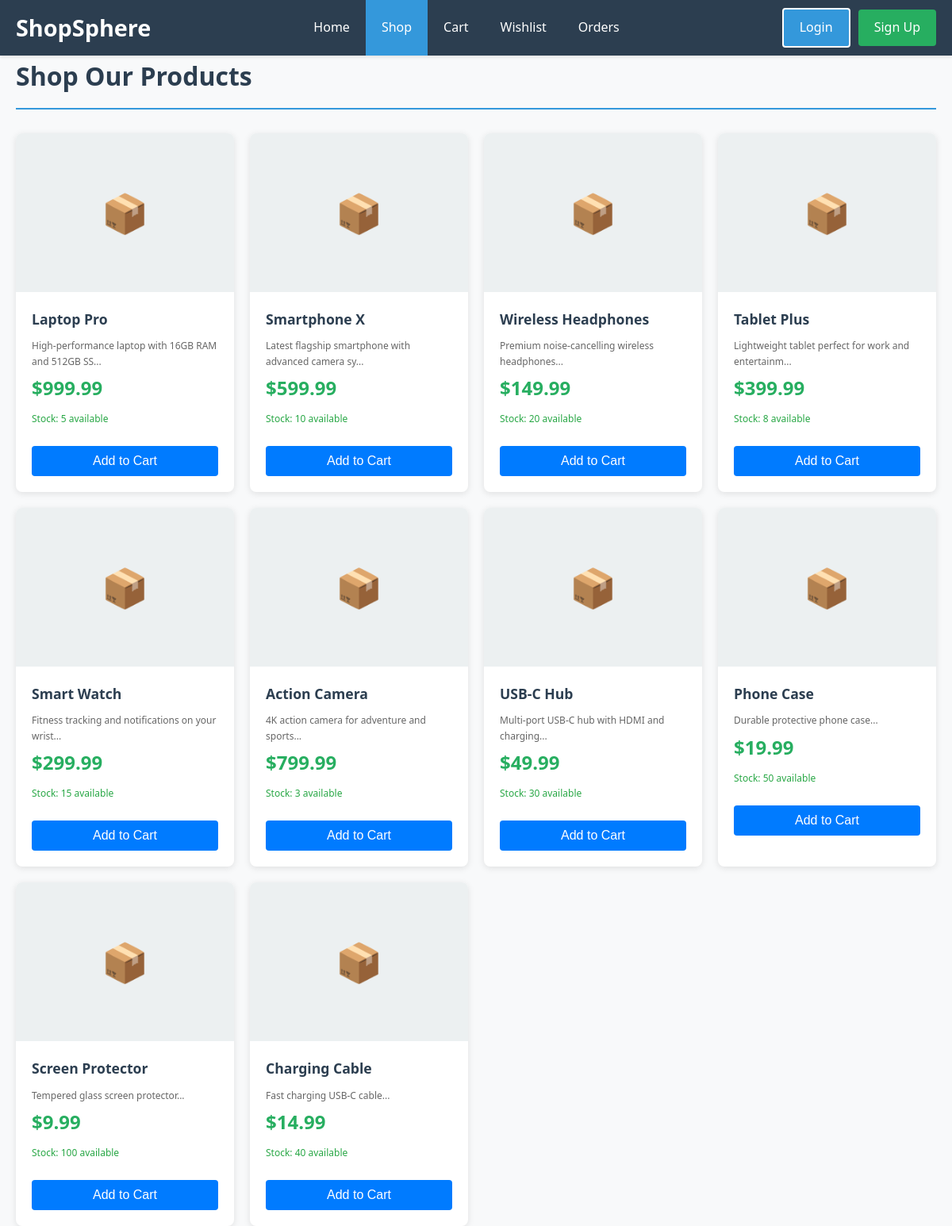
/products.php, run on the app's committed database.
### tables this page shows
CREATE TABLE products (
    id INT PRIMARY KEY AUTO_INCREMENT,
    name VARCHAR(200) NOT NULL,
    description TEXT,
    price DECIMAL(10, 2) NOT NULL,
    stock INT NOT NULL DEFAULT 0,
    image_url VARCHAR(255),
    category VARCHAR(100),
    created_at TIMESTAMP DEFAULT CURRENT_TIMESTAMP,
    updated_at TIMESTAMP DEFAULT CURRENT_TIMESTAMP ON UPDATE CURRENT_TIMESTAMP,
    INDEX idx_category (category),
    INDEX idx_name (name)
);

### productcontroller.php (called while the page is built, shortened)
<?php
class ProductController {
    private $db;
    public function __construct(PDO $db, $cache = null) {
        $this->db = $db;
        $this->cache = $cache;
    }
    public function getProducts($page = 1, $limit = 20) {
        try {
            $offset = ($page - 1) * $limit;
            $stmt = $this->db->prepare("
                SELECT id, name, description, price, stock, image_url, category
                FROM products
                LIMIT :limit OFFSET :offset
            ");
            $stmt->bindValue(':limit', $limit, PDO::PARAM_INT);
            $stmt->bindValue(':offset', $offset, PDO::PARAM_INT);
            $stmt->execute();
            $products = $stmt->fetchAll(PDO::FETCH_ASSOC);
            return $products;
        } catch (Exception $e) {
            error_log('Get products error: ' . $e->getMessage());
            return [];
        }
    }
}

### products.php (the view, shortened to what this page needs)
<?php
require_once 'productcontroller.php';
$products = [];
try {
    $pdo = getDBConnection();
    if ($pdo) {
        $redis = null;
        $productController = new \App\Controllers\ProductController($pdo, $redis);
        $products = $productController->getProducts(1, 20);
    }
} catch (Exception $e) {
    $error = 'Failed to load products: ' . $e->getMessage();
    error_log('Products page error: ' . $e->getMessage());
}
?>
<!DOCTYPE html>
<html lang="en">
<head>
    <link rel="stylesheet" href="styles.css">
</head>
<body>
    <nav class="navbar">
        <div class="navbar-container">
            <a href="index.php" class="navbar-logo">ShopSphere</a>
            <ul class="nav-menu">
                <li class="nav-item">
                    <a href="index.php" class="nav-link">Home</a>
                </li>
                <li class="nav-item">
                    <a href="products.php" class="nav-link active">Shop</a>
                </li>
                <li class="nav-item">
                    <a href="cart.php" class="nav-link">Cart</a>
                </li>
                <li class="nav-item">
                    <a href="wishlist.php" class="nav-link">Wishlist</a>
                </li>
                <li class="nav-item">
                    <a href="orders.php" class="nav-link">Orders</a>
                </li>
            </ul>
            <div class="nav-auth">
                <?php
                    if (isset($_SESSION['user_id'])) {
                        echo '<span style="color: white;">' . htmlspecialchars($_SESSION['user_name'] ?? 'User') . '</span>';
                        echo '<a href="logout.php" class="btn-logout">Logout</a>';
                    } else {
                        echo '<a href="login.php" class="btn-login">Login</a>';
                        echo '<a href="register.php" class="btn-signup">Sign Up</a>';
                    }
                ?>
            </div>
        </div>
    </nav>
    <div class="container">
        <h1 class="page-title">Shop Our Products</h1>
        <div class="products-grid">
            <?php
                if (count($products) > 0) {
                    foreach ($products as $product) {
                        $inWishlist = false;
                        echo '<div class="product-card">';
                        echo '  <div class="product-image">' . ($product['image_url'] ? htmlspecialchars($product['image_url']) : '📦') . '</div>';
                        echo '  <div class="product-info">';
                        echo '    <div class="product-name">' . htmlspecialchars($product['name']) . '</div>';
                        echo '    <div class="product-description" style="font-size: 12px; color: #666; margin: 5px 0;">' . htmlspecialchars(substr($product['description'], 0, 50)) . '...</div>';
                        echo '    <div class="product-price">$' . number_format($product['price'], 2) . '</div>';
                        echo '    <div class="product-stock" style="font-size: 12px; color: ' . ($product['stock'] > 0 ? '#28a745' : '#dc3545') . ';">' . ($product['stock'] > 0 ? 'Stock: ' . $product['stock'] . ' available' : 'Out of Stock') . '</div>';
                        if (isset($_SESSION['user_id'])) {
                            echo '    <div style="display: flex; gap: 5px; margin-top: 10px;">';
                            if ($product['stock'] > 0) {
                                echo '      <button class="btn-add-cart" onclick="addToCart(' . $product['id'] . ', \'' . htmlspecialchars($product['name']) . '\')" style="flex: 1;">Add to Cart</button>';
                            }
                            echo '      <button class="btn-wishlist" onclick="toggleWishlist(' . $product['id'] . ')" style="flex: 0 0 auto; background-color: ' . ($inWishlist ? '#ff6b6b' : '#f0f0f0') . '; color: ' . ($inWishlist ? 'white' : '#333') . ';">♥</button>';
                            echo '    </div>';
                        } else {
                            echo '    <button class="btn-add-cart" onclick="requireLogin()" style="width: 100%; margin-top: 10px;">Add to Cart</button>';
                        }
                        echo '  </div>';
                        echo '</div>';
                    }
                } else {
                    echo '<div class="no-products" style="grid-column: 1/-1; text-align: center; padding: 50px; background: white; border-radius: 8px;">No products available at the moment. <a href="init_db.php">Initialize Database</a></div>';
                }
            ?>
        </div>
    </div>
</body>
</html>

### styles.css (style rules this page uses)
* { margin: 0; padding: 0; box-sizing: border-box; }
body { font-family: 'Segoe UI', Tahoma, Geneva, Verdana, sans-serif; line-height: 1.6; color: #333; background-color: #f8f9fa; }
.navbar { background-color: #2c3e50; padding: 0; box-shadow: 0 2px 4px rgba(0, 0, 0, 0.1); position: sticky; top: 0; z-index: 1000; }
.navbar-container { max-width: 1200px; margin: 0 auto; padding: 0 20px; display: flex; justify-content: space-between; align-items: center; height: 70px; }
.navbar-logo { color: white; text-decoration: none; font-size: 1.8em; font-weight: bold; display: flex; align-items: center; }
.nav-menu { display: flex; list-style: none; gap: 0; }
.nav-item { height: 70px; display: flex; align-items: center; }
.nav-link { color: white; text-decoration: none; padding: 0 20px; height: 70px; display: flex; align-items: center; transition: background-color 0.3s ease; }
.nav-link.active { background-color: #3498db; color: white; }
.nav-auth { display: flex; gap: 10px; align-items: center; }
.btn-login { color: white; text-decoration: none; padding: 10px 20px; border: 2px solid white; border-radius: 4px; transition: all 0.3s ease; background-color: #3498db; }
.btn-signup { background-color: #27ae60; color: white; text-decoration: none; padding: 10px 20px; border-radius: 4px; transition: background-color 0.3s ease; }
.container { max-width: 1200px; margin: 0 auto; padding: 0 20px; }
.page-title { color: #2c3e50; margin-bottom: 30px; border-bottom: 2px solid #3498db; padding-bottom: 15px; font-size: 2em; }
.products-grid { display: grid; grid-template-columns: repeat(auto-fill, minmax(250px, 1fr)); gap: 20px; margin-top: 30px; }
.product-card { background: white; border-radius: 8px; overflow: hidden; box-shadow: 0 2px 8px rgba(0, 0, 0, 0.1); transition: transform 0.3s ease, box-shadow 0.3s ease; }
.product-image { background-color: #ecf0f1; height: 200px; display: flex; align-items: center; justify-content: center; font-size: 3em; }
.product-info { padding: 20px; }
.product-name { font-size: 1.1em; font-weight: bold; color: #2c3e50; margin-bottom: 10px; }
.product-price { font-size: 1.5em; color: #27ae60; font-weight: bold; margin-bottom: 10px; }
.product-stock { color: #7f8c8d; margin-bottom: 15px; font-size: 0.9em; }
.btn-add-cart { width: 100%; background-color: #007bff; color: white; border: none; padding: 10px; border-radius: 4px; cursor: pointer; transition: background-color 0.3s ease; font-size: 1em; }

### data on the page
products: name "Laptop Pro", description "High-performance laptop with 16GB RAM and 512GB SS", price "999.99", stock "5"
products: name "Smartphone X", description "Latest flagship smartphone with advanced camera sy", price "599.99", stock "10"
products: name "Wireless Headphones", description "Premium noise-cancelling wireless headphones", price "149.99", stock "20"
products: name "Tablet Plus", description "Lightweight tablet perfect for work and entertainm", price "399.99", stock "8"
products: name "Smart Watch", description "Fitness tracking and notifications on your wrist", price "299.99", stock "15"
products: name "Action Camera", description "4K action camera for adventure and sports", price "799.99", stock "3"
products: name "USB-C Hub", description "Multi-port USB-C hub with HDMI and charging", price "49.99", stock "30"
products: name "Phone Case", description "Durable protective phone case", price "19.99", stock "50"
products: name "Screen Protector", description "Tempered glass screen protector", price "9.99", stock "100"
products: name "Charging Cable", description "Fast charging USB-C cable", price "14.99", stock "40"
